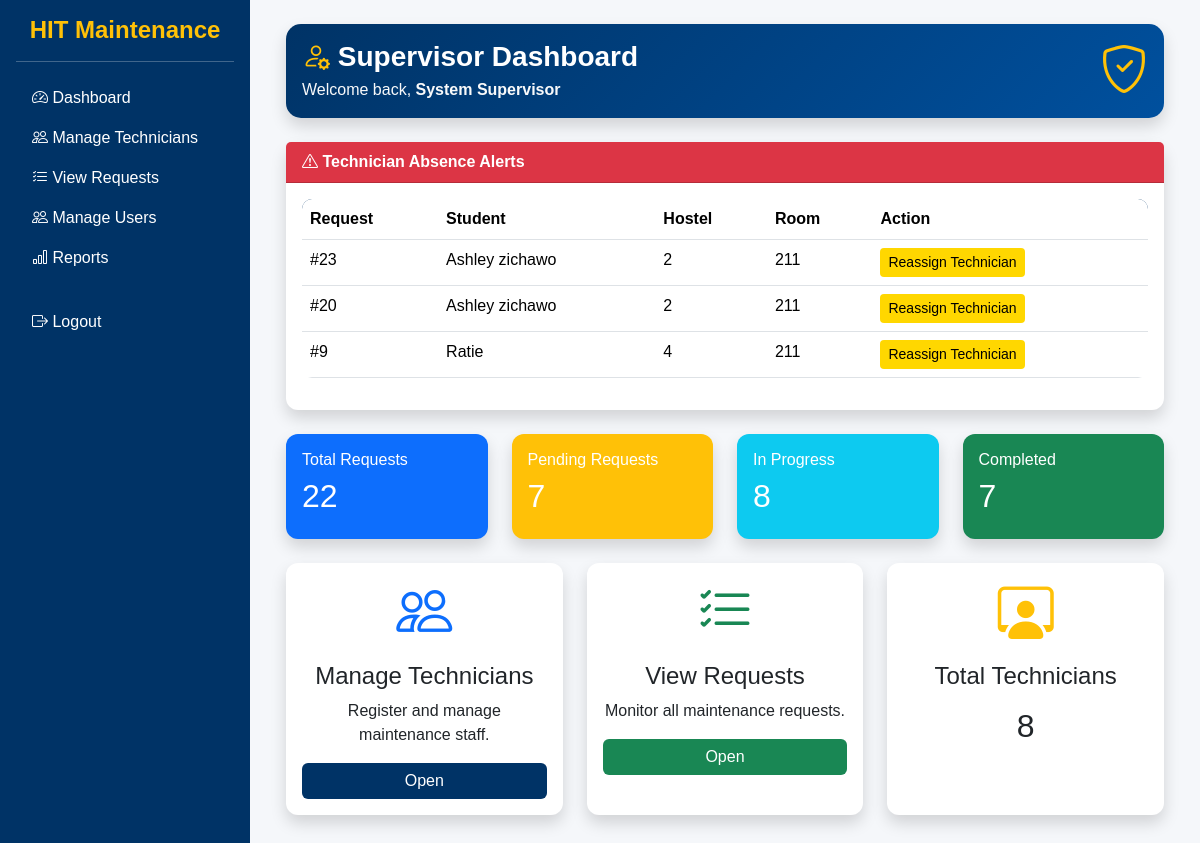
Before: /supervisor/dashboard.php (signed in) with the older database file.
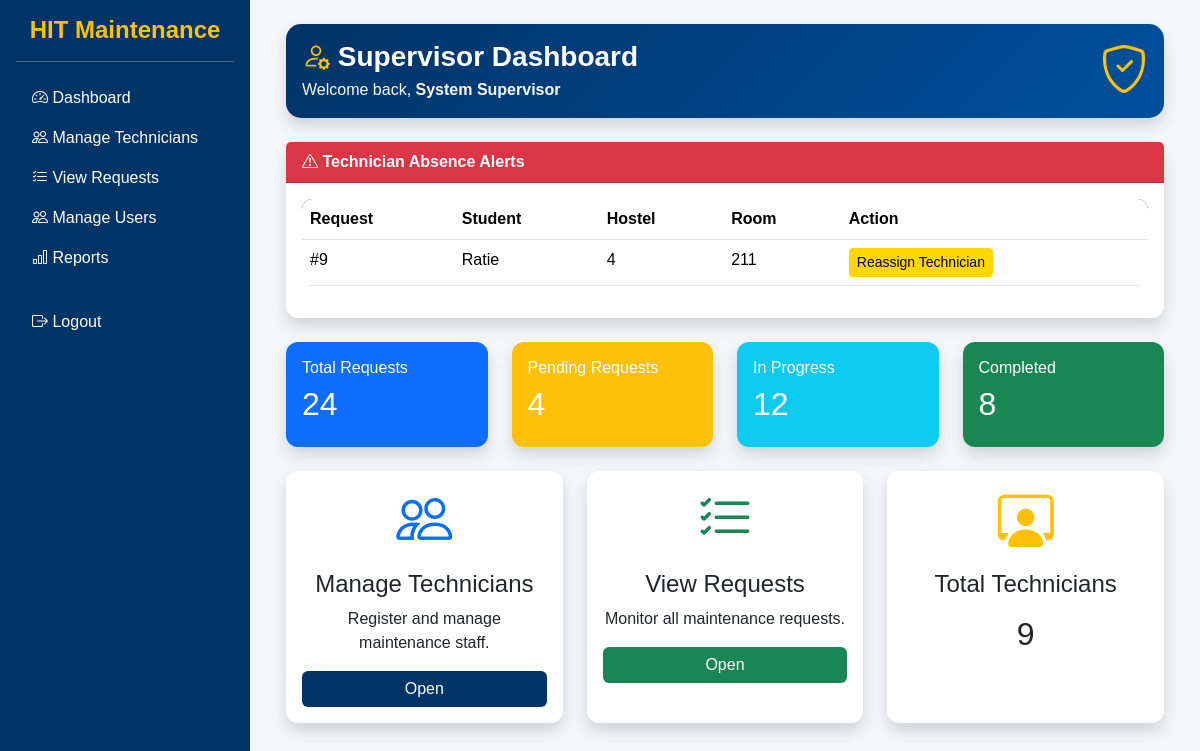
After: the same page with the newer database file.
### tables this page shows
CREATE TABLE `requests` (
  `id` int(11) NOT NULL,
  `student_id` int(11) DEFAULT NULL,
  `issue_type_id` int(11) DEFAULT NULL,
  `hostel` varchar(50) DEFAULT NULL,
  `room` varchar(20) DEFAULT NULL,
  `description` text DEFAULT NULL,
  `available_time` datetime DEFAULT NULL,
  `status` enum('pending','in_progress','completed') DEFAULT 'pending',
  `assigned_staff` int(11) DEFAULT NULL,
  `created_at` timestamp NOT NULL DEFAULT current_timestamp(),
  `technician_arrived` tinyint(1) DEFAULT NULL,
  `rating` int(11) DEFAULT NULL
);

CREATE TABLE `users` (
  `id` int(11) NOT NULL,
  `name` varchar(100) DEFAULT NULL,
  `email` varchar(100) DEFAULT NULL,
  `password` varchar(255) DEFAULT NULL,
  `role` enum('student','staff','supervisor') DEFAULT NULL,
  `hostel` varchar(50) DEFAULT NULL,
  `room` varchar(20) DEFAULT NULL,
  `created_at` timestamp NOT NULL DEFAULT current_timestamp(),
  `google_id` varchar(255) DEFAULT NULL,
  `profile_pic` text DEFAULT NULL
);

### supervisor/dashboard.php (the view, shortened to what this page needs)
<?php
include("../config/database.php");
$total_requests = $conn->query("SELECT COUNT(*) AS total FROM requests");
$total_requests = $total_requests->fetch_assoc()['total'];
$pending = $conn->query("SELECT COUNT(*) AS total FROM requests WHERE status='pending'");
$pending = $pending->fetch_assoc()['total'];
$progress = $conn->query("SELECT COUNT(*) AS total FROM requests WHERE status='in_progress'");
$progress = $progress->fetch_assoc()['total'];
$completed = $conn->query("SELECT COUNT(*) AS total FROM requests WHERE status='completed'");
$completed = $completed->fetch_assoc()['total'];
$staff = $conn->query("SELECT COUNT(*) AS total FROM staff");
$staff = $staff->fetch_assoc()['total'];
$failed_repairs = $conn->query("
SELECT requests.*, users.name AS student_name
FROM requests
JOIN users ON requests.student_id = users.id
WHERE technician_arrived = 0
AND status='pending'
ORDER BY available_time DESC
");
?>
<?php include("../includes/header.php"); ?>
<?php include("../includes/sidebar.php"); ?>
<div class="container-fluid">
<div class="card shadow border-0 mb-4 text-white"
style="background: linear-gradient(135deg, #003366, #00509E); border-radius:15px;">
<div class="card-body d-flex justify-content-between align-items-center">
<div>
<h3 class="mb-1 fw-bold text-white">
    <i class="bi bi-person-gear text-warning"></i> Supervisor Dashboard
</h3>
<p class="mb-0 text-light">
Welcome back, <strong><?php echo $_SESSION['name']; ?></strong>
</p>
</div>
<i class="bi bi-shield-check display-5 text-warning"></i>
</div>
</div>
<?php if($failed_repairs && $failed_repairs->num_rows > 0){ ?>
<div class="card shadow border-0 mb-4 border-danger">
<div class="card-header bg-danger text-white">
<i class="bi bi-exclamation-triangle"></i> Technician Absence Alerts
</div>
<div class="card-body">
<table class="table table-hover">
<thead>
<tr>
<th>Request</th>
<th>Student</th>
<th>Hostel</th>
<th>Room</th>
<th>Action</th>
</tr>
</thead>
<tbody>
<?php while($row = $failed_repairs->fetch_assoc()){ ?>
<tr>
<td>#<?php echo $row['id']; ?></td>
<td><?php echo htmlspecialchars($row['student_name']); ?></td>
<td><?php echo htmlspecialchars($row['hostel']); ?></td>
<td><?php echo htmlspecialchars($row['room']); ?></td>
<td>
<a href="reassign_request.php?id=<?php echo $row['id']; ?>"
class="btn btn-warning btn-sm">
Reassign Technician
</a>
</td>
</tr>
<?php } ?>
</tbody>
</table>
</div>
</div>
<?php } ?>
<div class="row g-4 mb-4">
<div class="col-md-3">
<div class="card bg-primary text-white shadow border-0">
<div class="card-body">
<h6>Total Requests</h6>
<h2><?php echo $total_requests; ?></h2>
</div>
</div>
</div>
<div class="col-md-3">
<div class="card bg-warning text-white shadow border-0">
<div class="card-body">
<h6>Pending Requests</h6>
<h2><?php echo $pending; ?></h2>
</div>
</div>
</div>
<div class="col-md-3">
<div class="card bg-info text-white shadow border-0">
<div class="card-body">
<h6>In Progress</h6>
<h2><?php echo $progress; ?></h2>
</div>
</div>
</div>
<div class="col-md-3">
<div class="card bg-success text-white shadow border-0">
<div class="card-body">
<h6>Completed</h6>
<h2><?php echo $completed; ?></h2>
</div>
</div>
</div>
</div>
<div class="row g-4 mb-5">
<div class="col-md-4">
<div class="card shadow border-0 h-100">
<div class="card-body text-center">
<i class="bi bi-people display-4 text-primary"></i>
<h4 class="mt-3">Manage Technicians</h4>
<p>Register and manage maintenance staff.</p>
<a href="manage_staff.php" class="btn btn-primary w-100">
Open
</a>
</div>
</div>
</div>
<div class="col-md-4">
<div class="card shadow border-0 h-100">
<div class="card-body text-center">
<i class="bi bi-list-check display-4 text-success"></i>
<h4 class="mt-3">View Requests</h4>
<p>Monitor all maintenance requests.</p>
<a href="view_requests.php" class="btn btn-success w-100">
Open
</a>
</div>
</div>
</div>
<div class="col-md-4">
<div class="card shadow border-0 h-100">
<div class="card-body text-center">
<i class="bi bi-person-workspace display-4 text-warning"></i>
<h4 class="mt-3">Total Technicians</h4>
<h2 class="mt-3"><?php echo $staff; ?></h2>
</div>
</div>
</div>
</div>
<?php include("../includes/sidebar_end.php"); ?>
<?php include("../includes/footer.php"); ?>

Changed rows visible on the page:
no longer on this page (row edited): requests: id "23", student.name "Ashley zichawo", hostel "2", room "211"
no longer on this page (row edited): requests: id "20", student.name "Ashley zichawo", hostel "2", room "211"
Other visible differences:
$total_requests: "22" → "24"
$pending: "7" → "4"
$progress: "8" → "12"
$completed: "7" → "8"
$staff: "8" → "9"
